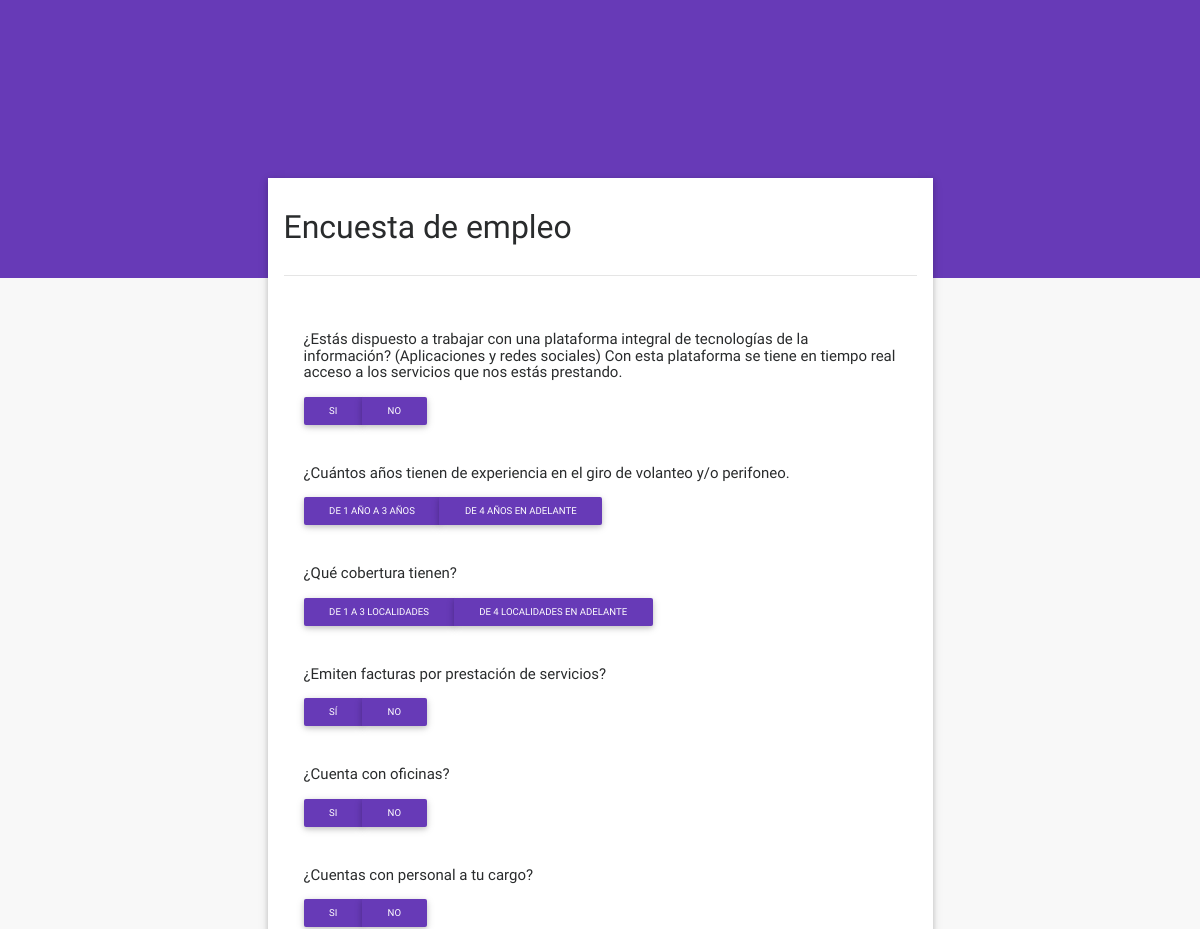
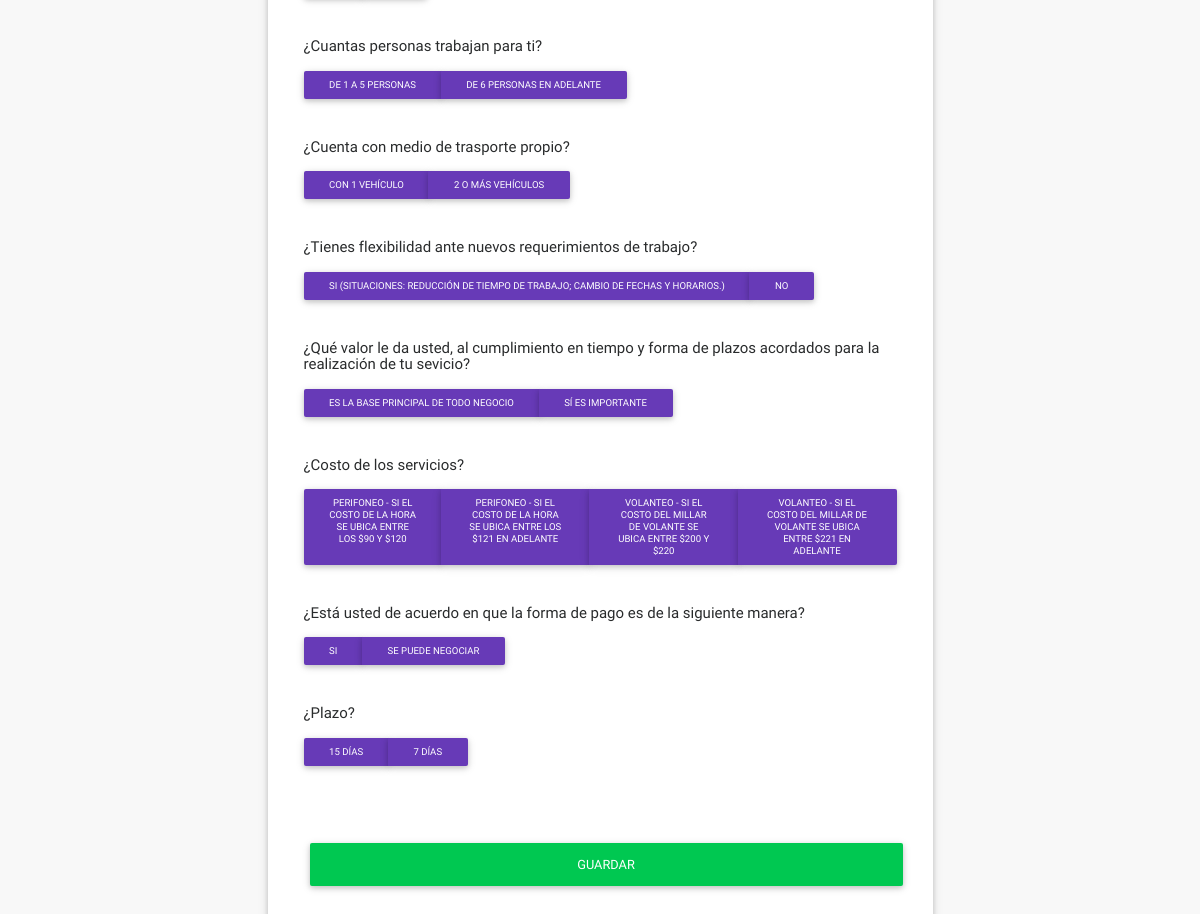
/encuesta-proveedores/encuesta2.php, run on the app's committed database (2 pictures, top to bottom).
### tables this page shows
CREATE TABLE IF NOT EXISTS `pregunta` (
  `id_pregunta` int(11) NOT NULL AUTO_INCREMENT,
  `id_area` int(11) NOT NULL,
  `pregunta` varchar(400) NOT NULL,
  `repuestas` varchar(2) NOT NULL,
  PRIMARY KEY (`id_pregunta`),
  UNIQUE KEY `id_pregunta` (`id_pregunta`)
);

CREATE TABLE IF NOT EXISTS `pregunta_respuesta` (
  `id_pregunta_respuesta` int(11) NOT NULL AUTO_INCREMENT,
  `id_pregunta` int(11) NOT NULL,
  `id_respuesta` int(11) NOT NULL,
  `puntos` int(11) NOT NULL,
  PRIMARY KEY (`id_pregunta_respuesta`),
  UNIQUE KEY `id_pregunta_respuesta` (`id_pregunta_respuesta`)
);

CREATE TABLE IF NOT EXISTS `respuesta` (
  `id_respuesta` int(11) NOT NULL AUTO_INCREMENT,
  `respuesta` varchar(200) NOT NULL,
  PRIMARY KEY (`id_respuesta`),
  UNIQUE KEY `id_respuesta_2` (`id_respuesta`),
  KEY `id_respuesta` (`id_respuesta`)
);

### encuesta-proveedores/clases/MySQL.php (called while the page is built, shortened)
<?php
	class MySQL extends Main{
		var $dbCon;
		public function conect(){
			$this->dbCon = new mysqli('localhost', 'root', 'mapaches', 'encuesta-proveedores');
			$this->dbCon->set_charset("utf8");
		}
		public function query($consult){
			$query = $this->dbCon->query($consult);
			if(!$query)
				$this->show_error();
			else
				return $query;
		}
		public function query_assoc($consult){
			$vec = array();
			if($result = $this->query($consult)){
				while($fila = $result->fetch_assoc()){ $vec[] = $fila; }
			}
			return $vec;
		}
	}
?>

### encuesta-proveedores/includes/header_encuesta2.php (the view, shortened to what this page needs)
<?php
	require("clases/MySQL.php");
	$Main= new MySQL();
	$query="SELECT * FROM pregunta";
	$r = $Main->query_assoc($query);
	$hmtl = "";
	for ($i = 0; $i < count($r); $i++) {
		$id       = $r[$i]['id_pregunta'];
		$pregunta = $r[$i]['pregunta'];
		$query2 = "SELECT * FROM pregunta_respuesta P
				   JOIN respuesta R ON P.id_respuesta = R.id_respuesta
				   WHERE P.id_pregunta = $id";
		$row = $Main->query_assoc($query2);
		$respuestas = "";
		for ($j=0; $j < count($row); $j++) {
			$respuesta = $row[$j]["respuesta"];
			$id_resp   = $row[$j]["id_respuesta"];
			$puntos   = $row[$j]["puntos"];
			$respuestas .= "<a class='btn btn-primary btn-sm' data-toggle='{$id}' data-value='{$id_resp}' data-puntos='{$puntos}'>
						{$respuesta}
					  </a>";
		}
		$hmtl .="<div class='form-group col-12 div-pregunta'>
					<h5 class='card-text' for='p{$id}'>{$pregunta}</h5>
					<div class='input-group'>
	    		 		<div id='radioBtn' class='btn-group'>
	    		 			{$respuestas}
	    		 		</div>
	    		 		<input type='hidden' name='p{$i}' id='p{$i}'>
					</div>
				</div>";
	}
 ?>

### encuesta-proveedores/MDB/css/style.css (style rules this page uses)
.div-pregunta { margin-bottom: 40px; }
body { background-color: #f8f8f8; }

### data on the page
pregunta: pregunta "¿Estás dispuesto a trabajar con una plataforma integral de tecnologías de la información? (Aplicaciones y redes sociales) Con esta plataforma se tiene en tiempo real acceso a los servicios que nos estás prestando."
pregunta_respuesta: id_respuesta.respuesta "SI"
pregunta_respuesta: id_respuesta.respuesta "NO"
pregunta: pregunta "¿Cuántos años tienen de experiencia en el giro de volanteo y/o perifoneo."
pregunta_respuesta: id_respuesta.respuesta "DE 1 AÑO A 3 AÑOS"
pregunta_respuesta: id_respuesta.respuesta "DE 4 AÑOS EN ADELANTE"
pregunta: pregunta "¿Qué cobertura tienen?"
pregunta_respuesta: id_respuesta.respuesta "DE 1 A 3 LOCALIDADES"
pregunta_respuesta: id_respuesta.respuesta "DE 4 LOCALIDADES EN ADELANTE"
pregunta: pregunta "¿Emiten facturas por prestación de servicios?"
pregunta_respuesta: id_respuesta.respuesta "SÍ"
pregunta_respuesta: id_respuesta.respuesta "NO"
pregunta: pregunta "¿Cuenta con oficinas?"
pregunta_respuesta: id_respuesta.respuesta "SI"
pregunta_respuesta: id_respuesta.respuesta "NO"
pregunta: pregunta "¿Cuentas con personal a tu cargo?"
pregunta_respuesta: id_respuesta.respuesta "SI"
pregunta_respuesta: id_respuesta.respuesta "NO"
pregunta: pregunta "¿Cuantas personas trabajan para ti?"
pregunta_respuesta: id_respuesta.respuesta "DE 1 A 5 PERSONAS"
pregunta_respuesta: id_respuesta.respuesta "DE 6 PERSONAS EN ADELANTE"
pregunta: pregunta "¿Cuenta con medio de trasporte propio?"
pregunta_respuesta: id_respuesta.respuesta "CON 1 VEHÍCULO"
pregunta_respuesta: id_respuesta.respuesta "2 O MÁS VEHÍCULOS"
pregunta: pregunta "¿Tienes flexibilidad ante nuevos requerimientos de trabajo?"
pregunta_respuesta: id_respuesta.respuesta "SI (SITUACIONES: REDUCCIÓN DE TIEMPO DE TRABAJO; CAMBIO DE FECHAS Y HORARIOS.)"
pregunta_respuesta: id_respuesta.respuesta "NO"
pregunta: pregunta "¿Qué valor le da usted, al cumplimiento en tiempo y forma de plazos acordados para la realización de tu sevicio?"
pregunta_respuesta: id_respuesta.respuesta "ES LA BASE PRINCIPAL DE TODO NEGOCIO"
pregunta_respuesta: id_respuesta.respuesta "SÍ ES IMPORTANTE"
pregunta: pregunta "¿Costo de los servicios?"
pregunta_respuesta: id_respuesta.respuesta "PERIFONEO - SI EL COSTO DE LA HORA SE UBICA ENTRE LOS $90 Y $120"
pregunta_respuesta: id_respuesta.respuesta "PERIFONEO - SI EL COSTO DE LA HORA SE UBICA ENTRE LOS $121 EN ADELANTE"
pregunta_respuesta: id_respuesta.respuesta "VOLANTEO - SI EL COSTO DEL MILLAR DE VOLANTE SE UBICA ENTRE $200 Y $220"
pregunta_respuesta: id_respuesta.respuesta "VOLANTEO - SI EL COSTO DEL MILLAR DE VOLANTE SE UBICA ENTRE $221 EN ADELANTE"
pregunta: pregunta "¿Está usted de acuerdo en que la forma de pago es de la siguiente manera?"
pregunta_respuesta: id_respuesta.respuesta "SI"
pregunta_respuesta: id_respuesta.respuesta "SE PUEDE NEGOCIAR"
pregunta: pregunta "¿Plazo?"
pregunta_respuesta: id_respuesta.respuesta "15 DÍAS"
pregunta_respuesta: id_respuesta.respuesta "7 DÍAS"
